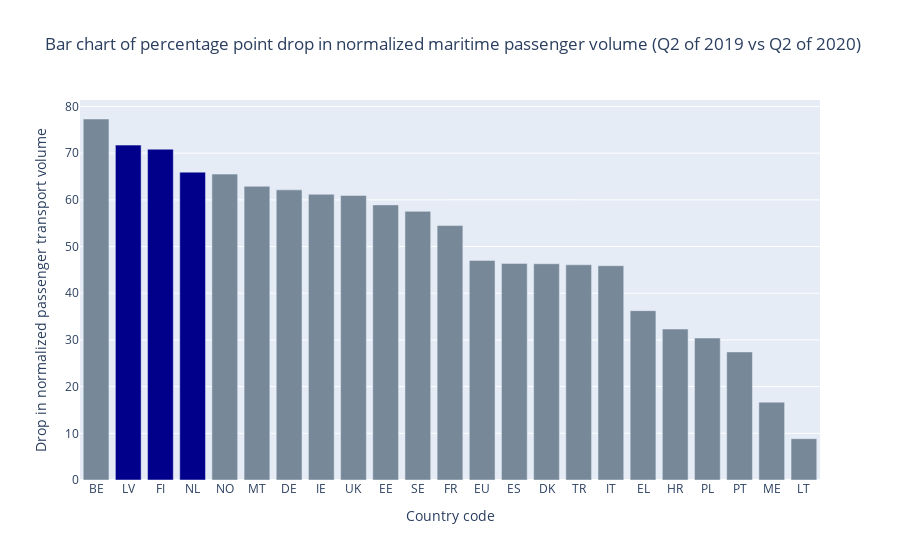

The notebook cell saved with this chart:
### Markdown cell above
**Bar graph of drop in normalized maritime passenger transport volume**

The next part of this chapter focuses on the magnitude of drop in normalized maritime passenger transport volume. In order to perform this analysis, some additional data processing was required. For every country in the maritime passenger transport dataframe, the difference between normalized passenger transport volumes in Q2 of 2019 and in Q2 of 2020 was calculated. The intention of this action was to pick 3 top countries in terms of the drop in maritime passenger volume when the COVID-19 regulations were introduced in Europe. Then, for each of the three countries a separate line graph would be created, where the trends in all three listed means of travel would be compared for those countries. While the top country in terms of the drop in maritime passenger volume was Belgium, for each quarter after Q1 of 2020, the numbers of passengers transported through maritime means of transport in that country kept repeating 2000 or 4000, all the way until Q2 of 2023 when the database ends. This, together with the fact that there was no data provided on the passenger travel by rail in Belgium, led to the conclusion that this country needs to be disregarded in this analysis, with the top 3 countries being selected as those coming after Belgium.
This is why, for clarity on the bar graph, the dataframe with the maritime passenger volume drop was split into three parts, one being Belgium, second being the top three countries coming after Belgium, and the third being the rest. The top three countries after Belgium were given a distinguishing blue color in the bar graph, as can be seen below.

### Code cell
mar_countries = list(df_passengers_mar['Geo'].unique())
mar_per_diff = pd.DataFrame(columns=['Geo','Passenger_drop'])
diff_index=0
for country in mar_countries:
    per_mq1 = df_passengers_mar[(df_passengers_mar['Geo'] == country) &
                                 (df_passengers_mar['Time_period'] == '2019-Q2')]['Norm_2019'].to_numpy()[0]
    per_mq2 = df_passengers_mar[(df_passengers_mar['Geo'] == country) &
                                 (df_passengers_mar['Time_period'] == '2020-Q2')]['Norm_2019'].to_numpy()[0]
    mar_per_diff = pd.concat([mar_per_diff,pd.DataFrame({'Geo':country,'Passenger_drop':per_mq1-per_mq2},index=[diff_index])])
    diff_index += 1
# print(mar_per_diff)
mar_per_diff = mar_per_diff.sort_values(by='Passenger_drop',ascending=False)
mar_per_diff_rest1 = mar_per_diff.iloc[:1,:]
mar_per_diff_top = mar_per_diff.iloc[1:4,:]
mar_per_diff_rest2 = mar_per_diff.iloc[4:,:]

Q1_bardata = [go.Bar(x=mar_per_diff_rest1['Geo'],y=mar_per_diff_rest1['Passenger_drop'], name='Rest', marker_color=['lightslategray',]*len(mar_per_diff_rest1), showlegend=False),
              go.Bar(x=mar_per_diff_top['Geo'],y=mar_per_diff_top['Passenger_drop'], name='Selected 3', marker_color=['darkblue',]*3, showlegend=False),
              go.Bar(x=mar_per_diff_rest2['Geo'],y=mar_per_diff_rest2['Passenger_drop'], name='Rest', marker_color=['lightslategray',]*len(mar_per_diff_rest2), showlegend=False)]

Q1_fig2 = go.Figure(data = Q1_bardata)
Q1_fig2.update_layout(
    title='Bar chart of percentage point drop in normalized maritime passenger volume (Q2 of 2019 vs Q2 of 2020)',
    xaxis_title='Country code',
    yaxis_title='Drop in normalized passenger transport volume')
Q1_fig2.show()

### Figure 1 — Plotly figure (JSON) as saved in the notebook; plotly's stock layout.template omitted (floating-point values rounded to 4 significant figures)
{"data": [{"marker": {"color": ["lightslategray"]}, "name": "Rest", "showlegend": false, "x": ["BE"], "y": [77.32], "type": "bar"}, {"marker": {"color": ["darkblue", "darkblue", "darkblue"]}, "name": "Selected 3", "showlegend": false, "x": ["LV", "FI", "NL"], "y": [71.73, 70.85, 65.94], "type": "bar"}, {"marker": {"color": ["lightslategray", "lightslategray", "lightslategray", "lightslategray", "lightslategray", "lightslategray", "lightslategray", "lightslategray", "lightslategray", "lightslategray", "lightslategray", "lightslategray", "lightslategray", "lightslategray", "lightslategray", "lightslategray", "lightslategray", "lightslategray", "lightslategray"]}, "name": "Rest", "showlegend": false, "x": ["NO", "MT", "DE", "IE", "UK", "EE", "SE", "FR", "EU", "ES", "DK", "TR", "IT", "EL", "HR", "PL", "PT", "ME", "LT"], "y": [65.52, 62.9, 62.14, 61.19, 60.94, 58.93, 57.54, 54.49, 47.04, 46.39, 46.32, 46.1, 45.9, 36.27, 32.33, 30.41, 27.43, 16.67, 8.85], "type": "bar"}], "layout": {"title": {"text": "Bar chart of percentage point drop in normalized maritime passenger volume (Q2 of 2019 vs Q2 of 2020)"}, "xaxis": {"title": {"text": "Country code"}}, "yaxis": {"title": {"text": "Drop in normalized passenger transport volume"}}}}
